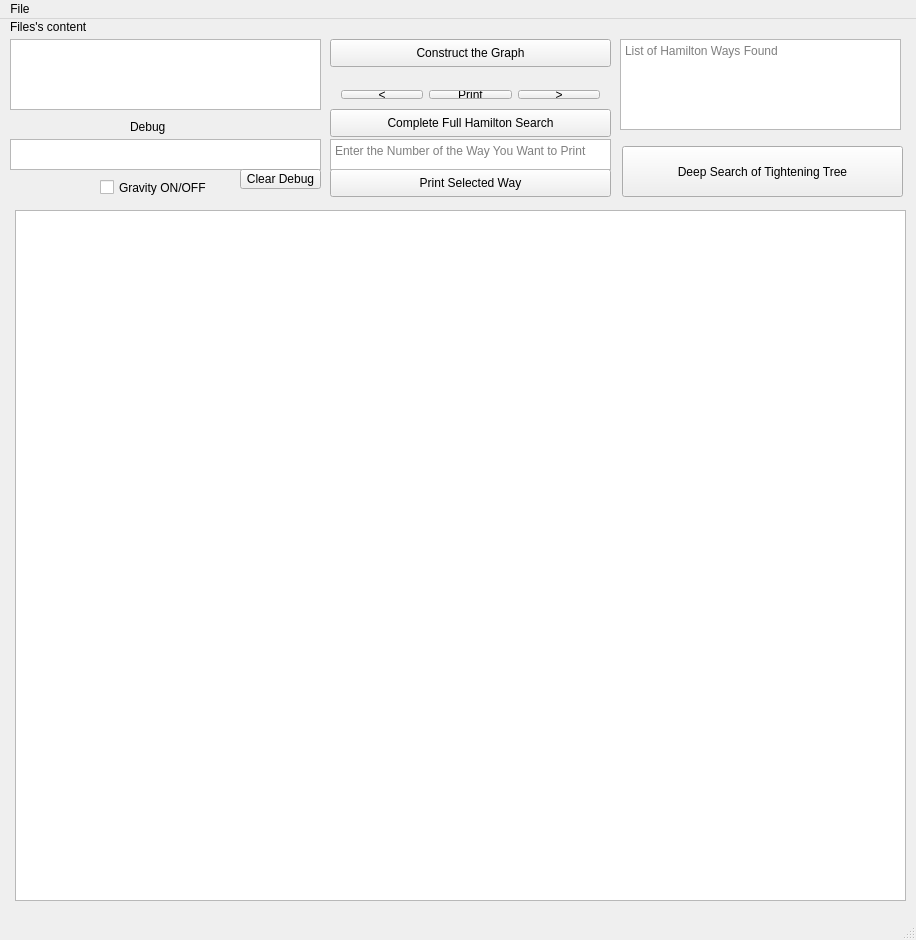
<?xml version="1.0" encoding="UTF-8"?>
<ui version="4.0">
 <class>MainWindow</class>
 <widget class="QMainWindow" name="MainWindow">
  <property name="geometry">
   <rect>
    <x>0</x>
    <y>0</y>
    <width>916</width>
    <height>940</height>
   </rect>
  </property>
  <property name="windowTitle">
   <string>Binary trees</string>
  </property>
  <widget class="QWidget" name="centralWidget">
   <widget class="QLabel" name="label">
    <property name="geometry">
     <rect>
      <x>10</x>
      <y>0</y>
      <width>141</width>
      <height>16</height>
     </rect>
    </property>
    <property name="text">
     <string>Files's content</string>
    </property>
   </widget>
   <widget class="QTextEdit" name="textEdit">
    <property name="geometry">
     <rect>
      <x>10</x>
      <y>20</y>
      <width>311</width>
      <height>71</height>
     </rect>
    </property>
    <property name="readOnly">
     <bool>true</bool>
    </property>
   </widget>
   <widget class="QCheckBox" name="checkBox">
    <property name="geometry">
     <rect>
      <x>100</x>
      <y>160</y>
      <width>111</width>
      <height>17</height>
     </rect>
    </property>
    <property name="text">
     <string>Gravity ON/OFF</string>
    </property>
   </widget>
   <widget class="QTextEdit" name="textEdit_3">
    <property name="enabled">
     <bool>true</bool>
    </property>
    <property name="geometry">
     <rect>
      <x>10</x>
      <y>120</y>
      <width>311</width>
      <height>31</height>
     </rect>
    </property>
   </widget>
   <widget class="QLabel" name="label_3">
    <property name="geometry">
     <rect>
      <x>130</x>
      <y>100</y>
      <width>141</width>
      <height>16</height>
     </rect>
    </property>
    <property name="text">
     <string>Debug</string>
    </property>
   </widget>
   <widget class="QPushButton" name="pushButton">
    <property name="geometry">
     <rect>
      <x>330</x>
      <y>20</y>
      <width>281</width>
      <height>28</height>
     </rect>
    </property>
    <property name="text">
     <string>Construct the Graph</string>
    </property>
   </widget>
   <widget class="QPushButton" name="pushButton_3">
    <property name="geometry">
     <rect>
      <x>330</x>
      <y>90</y>
      <width>281</width>
      <height>28</height>
     </rect>
    </property>
    <property name="text">
     <string>Complete Full Hamilton Search</string>
    </property>
   </widget>
   <widget class="QPushButton" name="pushButton_4">
    <property name="geometry">
     <rect>
      <x>330</x>
      <y>150</y>
      <width>281</width>
      <height>28</height>
     </rect>
    </property>
    <property name="text">
     <string>Print Selected Way</string>
    </property>
   </widget>
   <widget class="QTextEdit" name="textEdit_2">
    <property name="geometry">
     <rect>
      <x>330</x>
      <y>120</y>
      <width>281</width>
      <height>31</height>
     </rect>
    </property>
    <property name="placeholderText">
     <string>Enter the Number of the Way You Want to Print</string>
    </property>
   </widget>
   <widget class="QTextEdit" name="textEdit_4">
    <property name="geometry">
     <rect>
      <x>620</x>
      <y>20</y>
      <width>281</width>
      <height>91</height>
     </rect>
    </property>
    <property name="readOnly">
     <bool>true</bool>
    </property>
    <property name="placeholderText">
     <string>List of Hamilton Ways Found</string>
    </property>
   </widget>
   <widget class="QPushButton" name="pushButton_5">
    <property name="geometry">
     <rect>
      <x>240</x>
      <y>150</y>
      <width>81</width>
      <height>20</height>
     </rect>
    </property>
    <property name="text">
     <string>Clear Debug</string>
    </property>
   </widget>
   <widget class="QWidget" name="horizontalLayoutWidget">
    <property name="geometry">
     <rect>
      <x>330</x>
      <y>60</y>
      <width>281</width>
      <height>31</height>
     </rect>
    </property>
    <layout class="QHBoxLayout" name="horizontalLayout">
     <item>
      <widget class="QPushButton" name="pushButton_2">
       <property name="autoFillBackground">
        <bool>false</bool>
       </property>
       <property name="text">
        <string>&lt;</string>
       </property>
       <property name="checkable">
        <bool>false</bool>
       </property>
      </widget>
     </item>
     <item>
      <widget class="QPushButton" name="pushButton_7">
       <property name="text">
        <string>Print</string>
       </property>
      </widget>
     </item>
     <item>
      <widget class="QPushButton" name="pushButton_6">
       <property name="text">
        <string>&gt;</string>
       </property>
      </widget>
     </item>
    </layout>
   </widget>
   <widget class="QGraphicsView" name="graphicsView">
    <property name="geometry">
     <rect>
      <x>15</x>
      <y>191</y>
      <width>891</width>
      <height>691</height>
     </rect>
    </property>
   </widget>
   <widget class="QPushButton" name="pushButton_8">
    <property name="geometry">
     <rect>
      <x>622</x>
      <y>127</y>
      <width>281</width>
      <height>51</height>
     </rect>
    </property>
    <property name="text">
     <string>Deep Search of Tightening Tree</string>
    </property>
   </widget>
  </widget>
  <widget class="QStatusBar" name="statusBar"/>
  <widget class="QMenuBar" name="menuBar">
   <property name="geometry">
    <rect>
     <x>0</x>
     <y>0</y>
     <width>916</width>
     <height>26</height>
    </rect>
   </property>
   <widget class="QMenu" name="menu1">
    <property name="title">
     <string>File</string>
    </property>
    <addaction name="action_5"/>
    <addaction name="separator"/>
    <addaction name="separator"/>
   </widget>
   <addaction name="menu1"/>
  </widget>
  <action name="action_7">
   <property name="text">
    <string>Exit</string>
   </property>
  </action>
  <action name="action_9">
   <property name="text">
    <string>Считать дерево</string>
   </property>
  </action>
  <action name="action_10">
   <property name="text">
    <string>Открыть второе дерево</string>
   </property>
  </action>
  <action name="action_3">
   <property name="enabled">
    <bool>false</bool>
   </property>
   <property name="text">
    <string>Построить первое дерево</string>
   </property>
  </action>
  <action name="action">
   <property name="text">
    <string>Gravity on</string>
   </property>
  </action>
  <action name="action_2">
   <property name="text">
    <string>Gravity off</string>
   </property>
  </action>
  <action name="action_4">
   <property name="enabled">
    <bool>false</bool>
   </property>
   <property name="text">
    <string>Построить второе дерево</string>
   </property>
  </action>
  <action name="action_11">
   <property name="text">
    <string>Find Hamilton Ways</string>
   </property>
  </action>
  <action name="action_5">
   <property name="text">
    <string>Open</string>
   </property>
  </action>
  <action name="action_6">
   <property name="text">
    <string>Construct the graph</string>
   </property>
  </action>
 </widget>
 <layoutdefault spacing="6" margin="11"/>
 <resources/>
 <connections/>
</ui>
